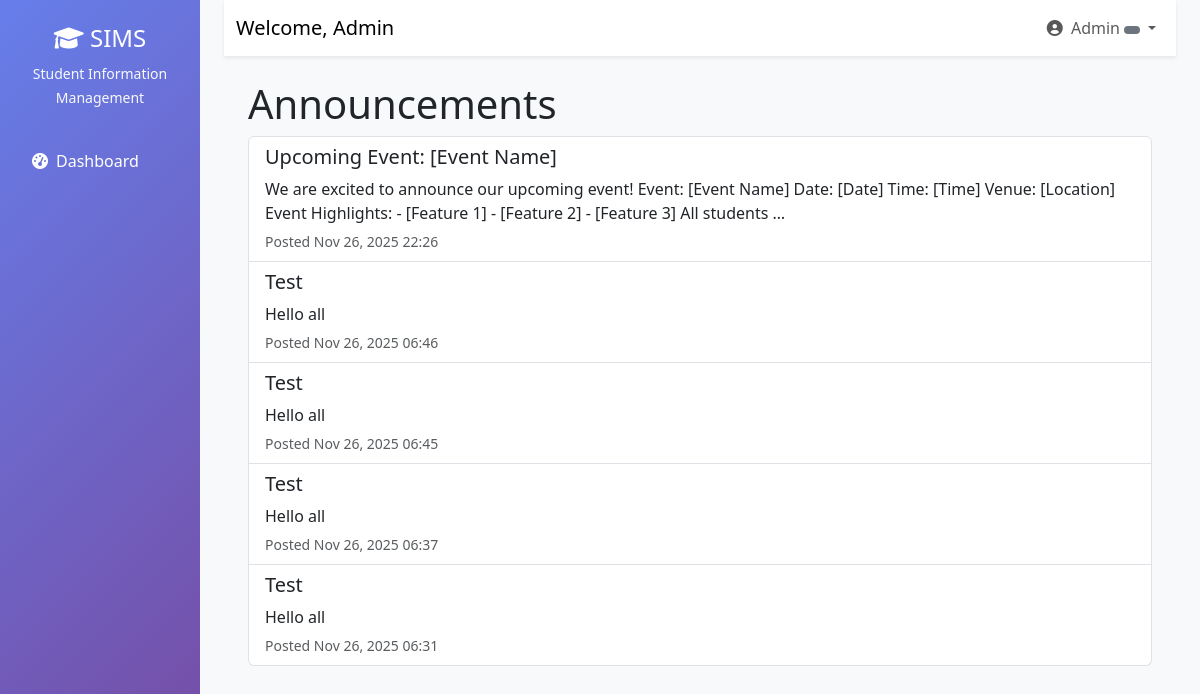
/parents/announcements/ (signed in), run on an earlier commit of the app's database.
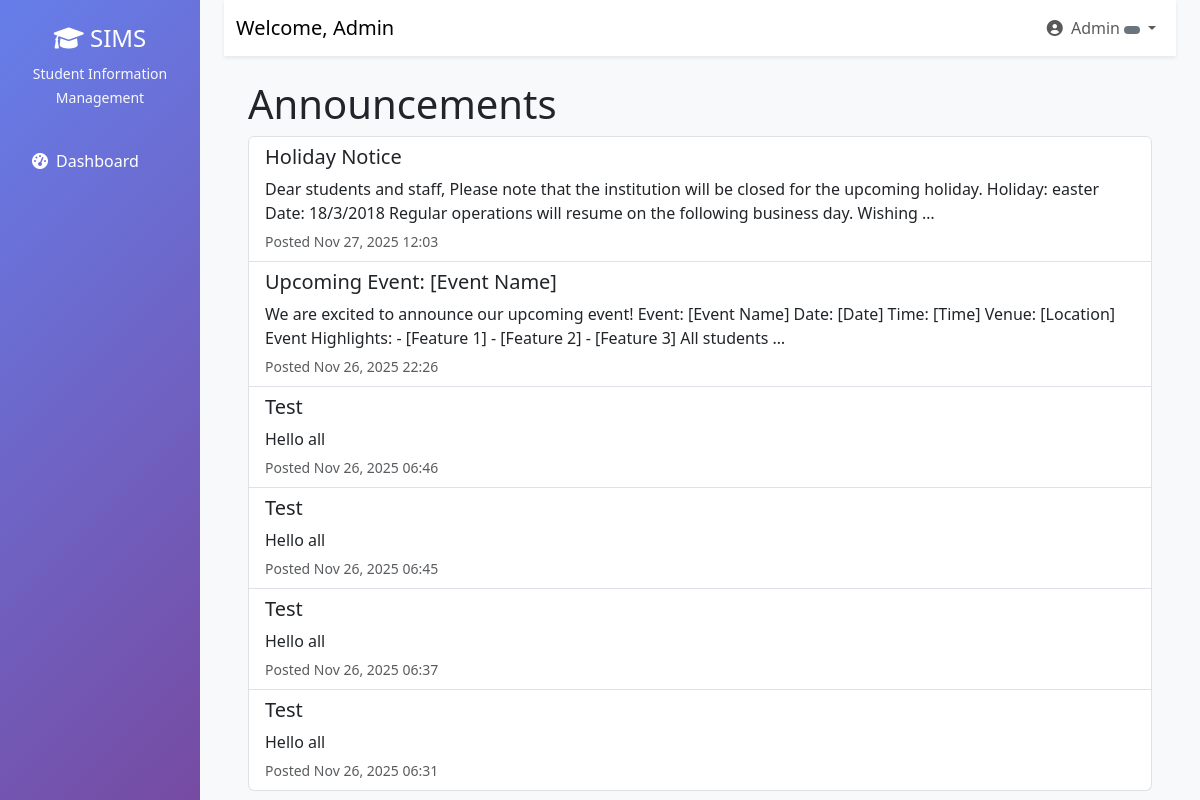
And on a later commit of the database.
### notifications/models.py (models this page shows, shortened)
class Announcement(models.Model):
    title = models.CharField(max_length=200)
    content = models.TextField()
    created_by = models.ForeignKey(User, on_delete=models.CASCADE)
    created_at = models.DateTimeField(auto_now_add=True)
    is_active = models.BooleanField(default=True)
    target_roles = models.JSONField(default=list)  # List of roles that should see this

### users/decorators.py (the view)
        def wrapper(request, *args, **kwargs):
            if request.user.is_authenticated:
                if request.user.role in allowed_roles or request.user.is_superuser:
                    return view_func(request, *args, **kwargs)
            messages.error(request, "You don't have permission to access this page.")
            return redirect('dashboard')

### templates/parents/school_announcements.html (shortened to what this page needs)
{% extends 'base.html' %}
{% block content %}
<div class="container">
    <h1>Announcements</h1>
    {% if announcements %}
    <div class="list-group">
        {% for ann in announcements %}
        <div class="list-group-item">
            <h5>{{ ann.title }}</h5>
            <p class="mb-1">{{ ann.summary|default:ann.content|truncatewords:30 }}</p>
            <small class="text-muted">Posted {{ ann.created_at|date:"M j, Y H:i" }}</small>
        </div>
        {% endfor %}
    </div>
    {% else %}
    <p>No announcements at this time.</p>
    {% endif %}
</div>
{% endblock %}

What changed in the data, as far as the page shows it:
added Announcement: title "Holiday Notice", summary "Dear students and staff, Please note that the institution will be closed for the upcoming holiday. Holiday: easter Date: 18/3/2018 Regular operations will resume on the following business day. Wishing …", created_at "Nov 27, 2025 12:03"
